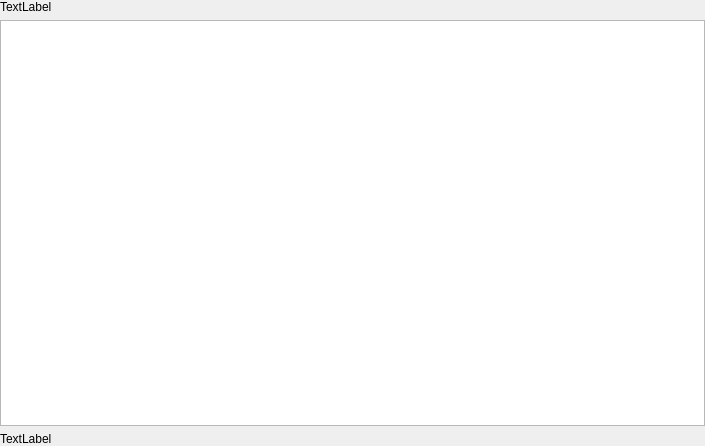
<?xml version="1.0" encoding="UTF-8"?>
<ui version="4.0">
 <class>QgsGdalCredentialOptionsWidgetBase</class>
 <widget class="QWidget" name="QgsGdalCredentialOptionsWidgetBase">
  <property name="geometry">
   <rect>
    <x>0</x>
    <y>0</y>
    <width>705</width>
    <height>446</height>
   </rect>
  </property>
  <property name="windowTitle">
   <string>Form</string>
  </property>
  <layout class="QGridLayout" name="gridLayout">
   <property name="leftMargin">
    <number>0</number>
   </property>
   <property name="topMargin">
    <number>0</number>
   </property>
   <property name="rightMargin">
    <number>0</number>
   </property>
   <property name="bottomMargin">
    <number>0</number>
   </property>
   <item row="2" column="0">
    <widget class="QTableView" name="mTableView"/>
   </item>
   <item row="1" column="0">
    <widget class="QLabel" name="mLabelWarning">
     <property name="text">
      <string>TextLabel</string>
     </property>
    </widget>
   </item>
   <item row="3" column="0">
    <widget class="QLabel" name="mLabelInfo">
     <property name="text">
      <string>TextLabel</string>
     </property>
    </widget>
   </item>
  </layout>
 </widget>
 <resources/>
 <connections/>
</ui>
